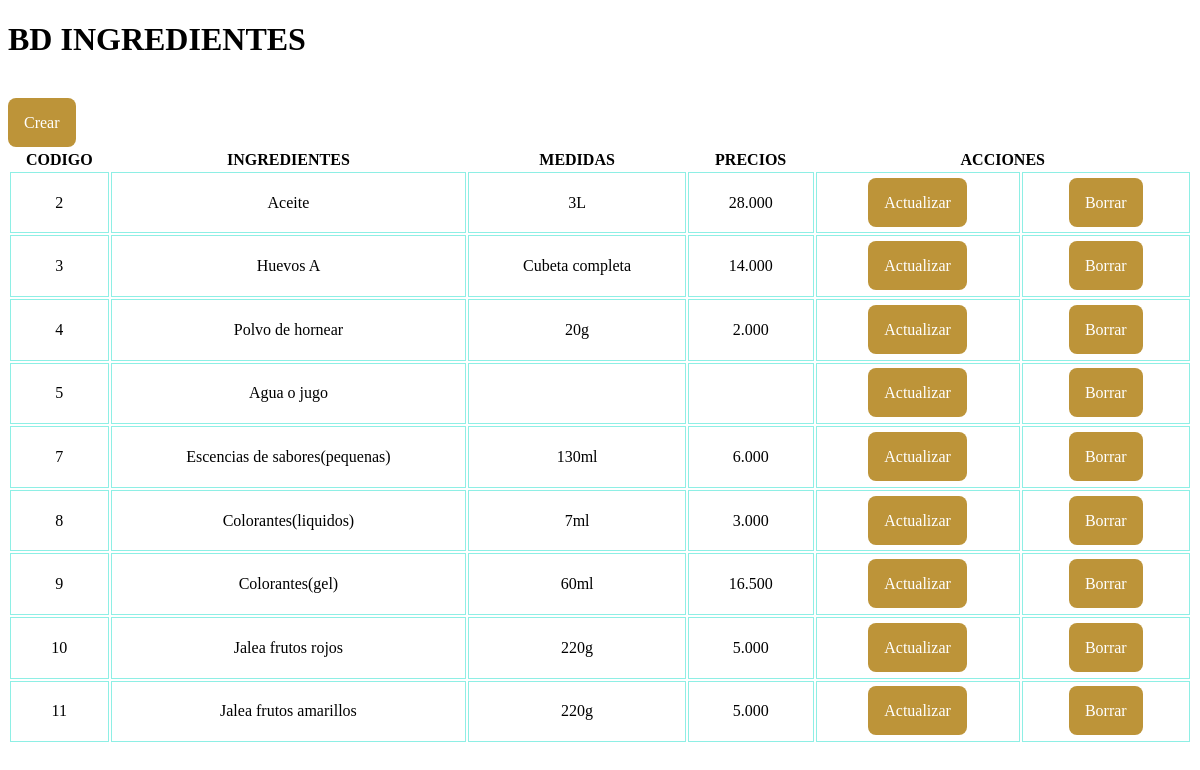
Screenshot of /diabeticocompleto/BD_diabetico/consulBDingre.php with the database file from the repository.
### tables this page shows
CREATE TABLE `ingredientes` (
  `Codigo` int(5) NOT NULL,
  `Ingredientes` varchar(100) NOT NULL,
  `Medidas` varchar(100) NOT NULL,
  `Precios` varchar(100) NOT NULL
);

### diabeticocompleto/BD_diabetico/consulBDingre.php (the view, shortened to what this page needs)
<?php
     $host ='127.0.0.1';
     $BD ='diabetico_goloso';
     $usuario ='root';
     $clave ='';
    $hostPDO="mysql:host=$host; dbname=$BD;";
    $tuPDO=new PDO($hostPDO,$usuario,$clave);
    $consulta= $tuPDO->Prepare('SELECT*FROM ingredientes;');
    $consulta->execute();
?>
<!DOCTYPE html>
<html lang="en">
<head>
</head>
<body>
    <h1>BD INGREDIENTES</h1>
    <br>
    <p><a class="button" href="crear_ingre.php">Crear</a></p>
    <table>
        <tr>
            <th>CODIGO</th>
            <th>INGREDIENTES</th>
            <th>MEDIDAS</th>
            <th>PRECIOS</th>
            <th colspan="2">ACCIONES</th>
        </tr>
    <?php foreach($consulta as $key =>$valor): ?>
        <tr>
            <td><?= $valor['Codigo']; ?></td>
            <td><?= $valor['Ingredientes']; ?></td>
            <td><?= $valor['Medidas']; ?></td>
            <td><?= $valor['Precios']; ?></td>
            <td><a class="button" href="actualizar_ingre.php?Codigo=<?=$valor['Codigo']?>">Actualizar</a></td>
            <td><a class="button" href="borrar_ingre.php?Codigo=<?=$valor['Codigo']?>">Borrar</a></td>
        </tr>
        <?php endforeach;?>
    </table>
</body>
</html>

### diabeticocompleto/BD_diabetico/consulBDingre.php (style rules this page uses)
table { border-collapse: collase; width:100%; }
table td { border:1px solid #8eefe5; text-align: center; padding:1.3rem; }
.button { border-radius:.5rem; color: white; background-color: #bd9439; padding:1rem; text-decoration: none; }

### rows the page displays
ingredientes: Codigo "2", Ingredientes "Aceite", Medidas "3L", Precios "28.000"
ingredientes: Codigo "3", Ingredientes "Huevos A", Medidas "Cubeta completa", Precios "14.000"
ingredientes: Codigo "4", Ingredientes "Polvo de hornear", Medidas "20g", Precios "2.000"
ingredientes: Codigo "5", Ingredientes "Agua o jugo"
ingredientes: Codigo "7", Ingredientes "Escencias de sabores(pequenas)", Medidas "130ml", Precios "6.000"
ingredientes: Codigo "8", Ingredientes "Colorantes(liquidos)", Medidas "7ml", Precios "3.000"
ingredientes: Codigo "9", Ingredientes "Colorantes(gel)", Medidas "60ml", Precios "16.500"
ingredientes: Codigo "10", Ingredientes "Jalea frutos rojos", Medidas "220g", Precios "5.000"
ingredientes: Codigo "11", Ingredientes "Jalea frutos amarillos", Medidas "220g", Precios "5.000"
